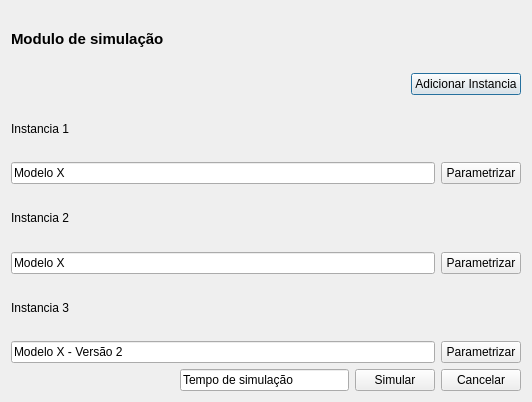
<?xml version="1.0" encoding="UTF-8"?>
<ui version="4.0">
 <class>OpenModel</class>
 <widget class="QDialog" name="OpenModel">
  <property name="windowModality">
   <enum>Qt::NonModal</enum>
  </property>
  <property name="geometry">
   <rect>
    <x>0</x>
    <y>0</y>
    <width>532</width>
    <height>402</height>
   </rect>
  </property>
  <property name="minimumSize">
   <size>
    <width>532</width>
    <height>402</height>
   </size>
  </property>
  <property name="maximumSize">
   <size>
    <width>532</width>
    <height>402</height>
   </size>
  </property>
  <property name="windowTitle">
   <string>Open Model</string>
  </property>
  <property name="windowIcon">
   <iconset>
    <normaloff>Resources/logo.png</normaloff>Resources/logo.png</iconset>
  </property>
  <property name="modal">
   <bool>true</bool>
  </property>
  <layout class="QVBoxLayout" name="verticalLayout">
   <item>
    <widget class="QLabel" name="label">
     <property name="text">
      <string>&lt;html&gt;&lt;head/&gt;&lt;body&gt;&lt;p&gt;&lt;span style=&quot; font-size:11pt; font-weight:600;&quot;&gt;Modulo de simulação&lt;/span&gt;&lt;/p&gt;&lt;/body&gt;&lt;/html&gt;</string>
     </property>
    </widget>
   </item>
   <item>
    <layout class="QHBoxLayout" name="horizontalLayout_5">
     <item>
      <spacer name="horizontalSpacer_2">
       <property name="orientation">
        <enum>Qt::Horizontal</enum>
       </property>
       <property name="sizeHint" stdset="0">
        <size>
         <width>40</width>
         <height>20</height>
        </size>
       </property>
      </spacer>
     </item>
     <item>
      <widget class="QPushButton" name="pushButton_4">
       <property name="text">
        <string>Adicionar Instancia</string>
       </property>
      </widget>
     </item>
    </layout>
   </item>
   <item>
    <widget class="QLabel" name="label_2">
     <property name="text">
      <string>Instancia 1</string>
     </property>
    </widget>
   </item>
   <item>
    <layout class="QHBoxLayout" name="horizontalLayout_2">
     <item>
      <layout class="QVBoxLayout" name="verticalLayout_2"/>
     </item>
     <item>
      <widget class="QLineEdit" name="lineEdit">
       <property name="text">
        <string>Modelo X</string>
       </property>
      </widget>
     </item>
     <item>
      <widget class="QPushButton" name="pushButton">
       <property name="text">
        <string>Parametrizar</string>
       </property>
      </widget>
     </item>
    </layout>
   </item>
   <item>
    <widget class="QLabel" name="label_3">
     <property name="text">
      <string>Instancia 2</string>
     </property>
    </widget>
   </item>
   <item>
    <layout class="QHBoxLayout" name="horizontalLayout_3">
     <item>
      <widget class="QLineEdit" name="lineEdit_2">
       <property name="text">
        <string>Modelo X</string>
       </property>
      </widget>
     </item>
     <item>
      <widget class="QPushButton" name="pushButton_2">
       <property name="text">
        <string>Parametrizar</string>
       </property>
      </widget>
     </item>
    </layout>
   </item>
   <item>
    <widget class="QLabel" name="label_4">
     <property name="text">
      <string>Instancia 3</string>
     </property>
    </widget>
   </item>
   <item>
    <layout class="QHBoxLayout" name="horizontalLayout_4">
     <item>
      <widget class="QLineEdit" name="lineEdit_3">
       <property name="text">
        <string>Modelo X - Versão 2</string>
       </property>
      </widget>
     </item>
     <item>
      <widget class="QPushButton" name="pushButton_3">
       <property name="text">
        <string>Parametrizar</string>
       </property>
      </widget>
     </item>
    </layout>
   </item>
   <item>
    <layout class="QHBoxLayout" name="horizontalLayout">
     <item>
      <spacer name="horizontalSpacer">
       <property name="orientation">
        <enum>Qt::Horizontal</enum>
       </property>
       <property name="sizeHint" stdset="0">
        <size>
         <width>40</width>
         <height>20</height>
        </size>
       </property>
      </spacer>
     </item>
     <item>
      <widget class="QLineEdit" name="lineEdit_4">
       <property name="text">
        <string>Tempo de simulação</string>
       </property>
      </widget>
     </item>
     <item>
      <widget class="QPushButton" name="ok">
       <property name="text">
        <string>Simular</string>
       </property>
      </widget>
     </item>
     <item>
      <widget class="QPushButton" name="cancel">
       <property name="text">
        <string>Cancelar</string>
       </property>
      </widget>
     </item>
    </layout>
   </item>
  </layout>
 </widget>
 <resources/>
 <connections/>
</ui>
